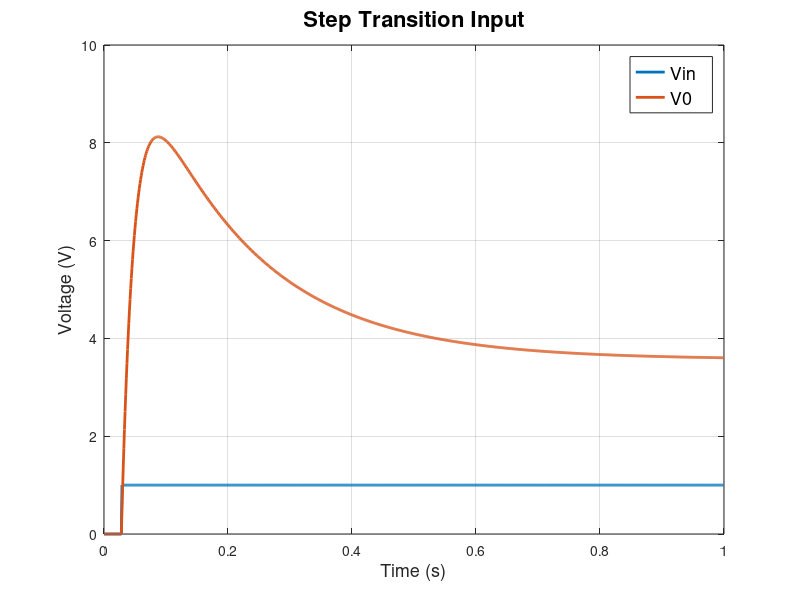
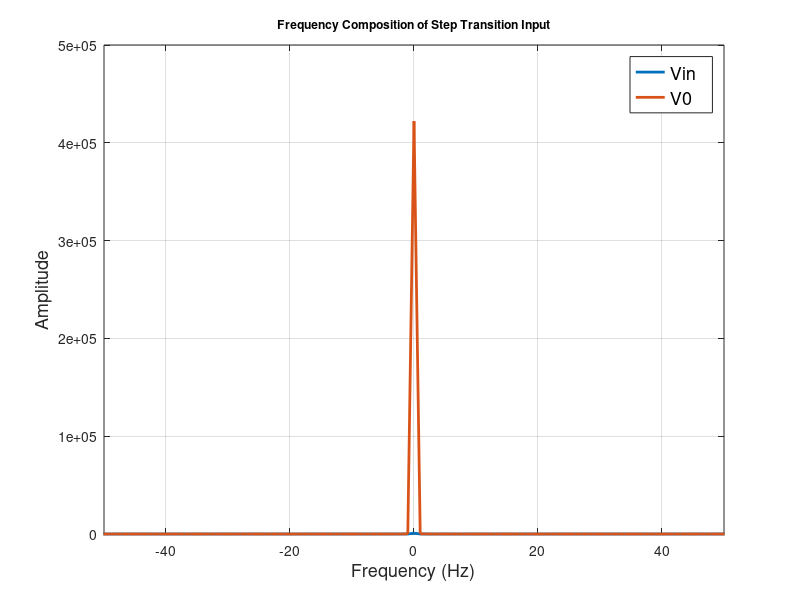
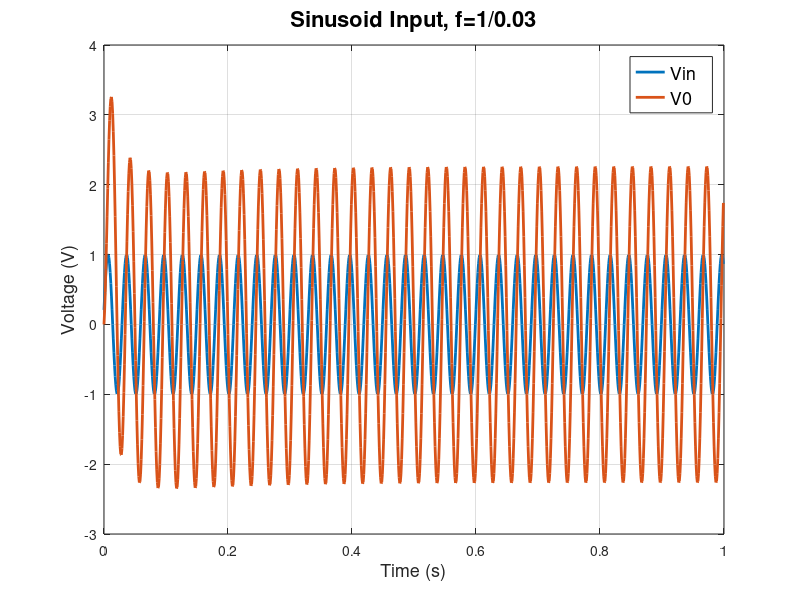
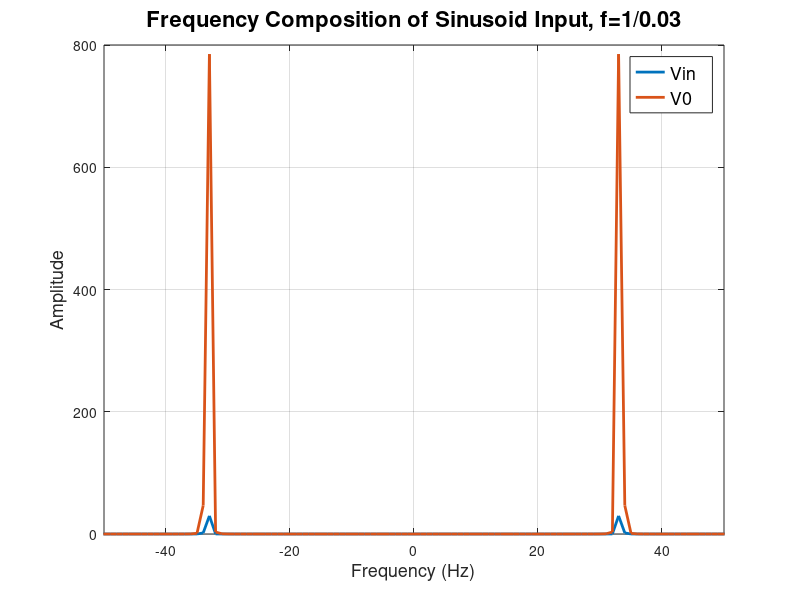

MATLAB code to generate these figures, in order:
%% Part 2 (DO NOT FORGET FOURIER COMPONENT)
% a) linear circuit
% 
 
G1=1/1;
C=0.25;
G2=1/2;
L=0.2;
G3=1/10;
alpha=100;
G4=1/0.1;
G0=1/1000;
 
% V = [V1
%       V2
%       IL
%       V3
%       I3
%       V4
%       V0]
 
G = [1 0 0 0 0 0 0;
    -G2 G1+G2 -1 0 0 0 0;
    0 1 0 -1 0 0 0;
    0 0 -1 G3 0 0 0;
    0 0 0 0 -alpha 1 0;
    0 0 0 G3 -1 0 0;
    0 0 0 0 0 -G4 G4+G0];
 
C = [0 0 0 0 0 0 0;
    -C C 0 0 0 0 0;
    0 0 -L 0 0 0 0;
    0 0 0 0 0 0 0;
    0 0 0 0 0 0 0;
    0 0 0 0 0 0 0;
    0 0 0 0 0 0 0];
 
dt = 1e-3;
T = 1;
fs = T/dt;
time = 0:(1/fs):(1-1/fs);
n=fs;
f = (0:n-1);

V = zeros(7,T/dt);
F = zeros(7,T/dt);
Ap = inv(C/dt + G);
 
%%% 2d i)A %%%
% Vin defined as 0 until 0.03 when source turns on
F(1,0.03/dt:T/dt) = ones([1,T/dt - 0.03/dt+1]);
 
for i=2:T/dt
    V(:,i) = Ap*(C*V(:,i-1)/dt + F(:,i));
end
 
figure (1)
plot(time,F(1,:)','LineWidth',2)
hold on
grid on
plot(time,V(7,:)','LineWidth',2)
title('\fontsize{22}Step Transition Input')
xlabel('\fontsize{18}Time (s)')
ylabel('\fontsize{18}Voltage (V)')
legend('\fontsize{18}Vin','\fontsize{18}V0')
 
XF1 = (fft(F(1,:))).^2/n;
YF1 = fftshift(XF1);
fshift = (-n/2:n/2-1)*(fs/n); % zero-centered frequency range
powershiftF1 = abs(YF1).^2/n;     % zero-centered power

XV7 = (fft(V(7,:))).^2/n;
YV7 = fftshift(XV7);
fshift = (-n/2:n/2-1)*(fs/n); % zero-centered frequency range
powershiftV7 = abs(YV7).^2/n;     % zero-centered power

figure (2)
plot(fshift,powershiftF1,'LineWidth',2)
hold on
grid on
plot(fshift,powershiftV7,'LineWidth',2)
title('\fontsize{12}Frequency Composition of Step Transition Input')
xlabel('\fontsize{18}Frequency (Hz)')
ylabel('\fontsize{18}Amplitude')
legend('\fontsize{18}Vin','\fontsize{18}V0')
xlim([-50 50])

%%% 2d i)B %%%
% Vin defined as a sinusoid
f = 1/0.03;
F1 = zeros(7,T/dt);
F2 = zeros(7,T/dt);
V = zeros(7,T/dt);
V1 = zeros(7,T/dt);
V2 = zeros(7,T/dt);
 
for i=dt/dt:T/dt
    F(1,i) = sin(2*pi*f*dt*i);
    F1(1,i) = sin(2*pi*(f*10)*dt*i); % 10 times the frequency
    F2(1,i) = sin(2*pi*(f*0.1)*dt*i); % 1/10 of the frequency
end
 
for i=2:T/dt
    V(:,i) = Ap*(C*V(:,i-1)/dt + F(:,i));
    V1(:,i) = Ap*(C*V1(:,i-1)/dt + F1(:,i));
    V2(:,i) = Ap*(C*V2(:,i-1)/dt + F2(:,i));
end
 
figure (3)
plot(time,F(1,:)','LineWidth',2)
hold on
grid on
plot(time,V(7,:)','LineWidth',2)
title('\fontsize{22}Sinusoid Input, f=1/0.03')
xlabel('\fontsize{18}Time (s)')
ylabel('\fontsize{18}Voltage (V)')
legend('\fontsize{18}Vin','\fontsize{18}V0')

XF1 = (fft(F(1,:))).^2/n;
YF1 = fftshift(XF1);
fshift = (-n/2:n/2-1)*(fs/n); % zero-centered frequency range
powershiftF1 = abs(YF1).^2/n;     % zero-centered power

XV7 = (fft(V(7,:))).^2/n;
YV7 = fftshift(XV7);
fshift = (-n/2:n/2-1)*(fs/n); % zero-centered frequency range
powershiftV7 = abs(YV7).^2/n;     % zero-centered power

figure (4)
plot(fshift,powershiftF1,'LineWidth',2)
hold on
grid on
plot(fshift,powershiftV7,'LineWidth',2)
title('\fontsize{22}Frequency Composition of Sinusoid Input, f=1/0.03')
xlabel('\fontsize{18}Frequency (Hz)')
ylabel('\fontsize{18}Amplitude')
legend('\fontsize{18}Vin','\fontsize{18}V0')
xlim([-50 50])

figure (5)
plot(time,F1(1,:)','LineWidth',2)
hold on
grid on
plot(time,V1(7,:)','LineWidth',2)
title('\fontsize{22}Sinusoid Input, f=1/0.003')
xlabel('\fontsize{18}Time (s)')
ylabel('\fontsize{18}Voltage (V)')
legend('\fontsize{18}Vin','\fontsize{18}V0')
axis([0 0.2 -1 1]);

XF1 = (fft(F1(1,:))).^2/n;
YF1 = fftshift(XF1);
fshift = (-n/2:n/2-1)*(fs/n); % zero-centered frequency range
powershiftF1 = abs(YF1).^2/n;     % zero-centered power

XV7 = (fft(V1(7,:))).^2/n;
YV7 = fftshift(XV7);
fshift = (-n/2:n/2-1)*(fs/n); % zero-centered frequency range
powershiftV7 = abs(YV7).^2/n;     % zero-centered power

figure (6)
plot(fshift,powershiftF1,'LineWidth',2)
hold on
grid on
plot(fshift,powershiftV7,'LineWidth',2)
title('\fontsize{22}Frequency Composition of Sinusoid Input, f=1/0.003')
xlabel('\fontsize{18}Frequency (Hz)')
ylabel('\fontsize{18}Amplitude')
legend('\fontsize{18}Vin','\fontsize{18}V0')
xlim([-500 500])

figure (7)
plot(time,F2(1,:)','LineWidth',2)
hold on
grid on
plot(time,V2(7,:)','LineWidth',2)
title('\fontsize{22}Sinusoid Input, f=1/0.3')
xlabel('\fontsize{18}Time (s)')
ylabel('\fontsize{18}Voltage (V)')
legend('\fontsize{18}Vin','\fontsize{18}V0')
 
XF1 = (fft(F2(1,:))).^2/n;
YF1 = fftshift(XF1);
fshift = (-n/2:n/2-1)*(fs/n); % zero-centered frequency range
powershiftF1 = abs(YF1).^2/n;     % zero-centered power

XV7 = (fft(V2(7,:))).^2/n;
YV7 = fftshift(XV7);
fshift = (-n/2:n/2-1)*(fs/n); % zero-centered frequency range
powershiftV7 = abs(YV7).^2/n;     % zero-centered power

figure (8)
plot(fshift,powershiftF1,'LineWidth',2)
hold on
grid on
plot(fshift,powershiftV7,'LineWidth',2)
title('\fontsize{22}Frequency Composition of Sinusoid Input, f=1/0.3')
xlabel('\fontsize{18}Frequency (Hz)')
ylabel('\fontsize{18}Amplitude')
legend('\fontsize{18}Vin','\fontsize{18}V0')
xlim([-50 50])

%%% 2d i)C %%%
% Vin defined as a gaussian
V = zeros(7,T/dt);
F = zeros(7,T/dt);
F(1,:) = normpdf(time,0.06,0.03)*max(normpdf(time,0.06,0.03))^(-1);
 
for i=2:T/dt
    V(:,i) = Ap*(C*V(:,i-1)/dt + F(:,i));
end
 
figure (9)
plot(time,F(1,:)','LineWidth',2)
hold on
grid on
plot(time,V(7,:)','LineWidth',2)
title('\fontsize{22}Gaussian Pulse')
xlabel('\fontsize{18}Time (s)')
ylabel('\fontsize{18}Voltage (V)')
legend('\fontsize{18}Vin','\fontsize{18}V0')

XF1 = (fft(F(1,:))).^2/n;
YF1 = fftshift(XF1);
fshift = (-n/2:n/2-1)*(fs/n); % zero-centered frequency range
powershiftF1 = abs(YF1).^2/n;     % zero-centered power

XV7 = (fft(V(7,:))).^2/n;
YV7 = fftshift(XV7);
fshift = (-n/2:n/2-1)*(fs/n); % zero-centered frequency range
powershiftV7 = abs(YV7).^2/n;     % zero-centered power

figure (10)
plot(fshift,powershiftF1,'LineWidth',2)
hold on
grid on
plot(fshift,powershiftV7,'LineWidth',2)
title('\fontsize{22}Frequency Composition of \n Gaussian Pulse')
xlabel('\fontsize{18}Frequency (Hz)')
ylabel('\fontsize{18}Amplitude')
legend('\fontsize{18}Vin','\fontsize{18}V0')
xlim([-50 50])
 
